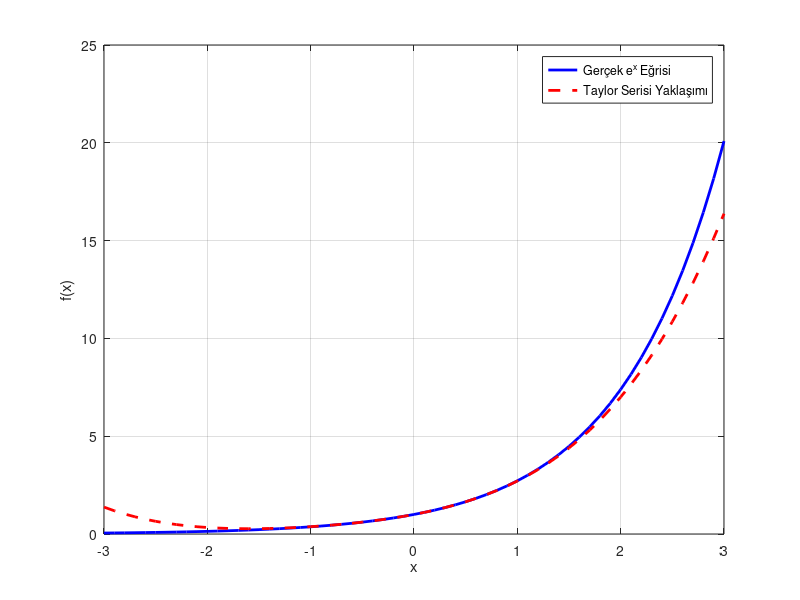

Recreate this plot in MATLAB.
%% eˣ Fonksiyonunun Yaklaşık Hesabı

clc; clear; close all;  % Çalışma alanını temizlenmesi.

% 1. Kullanıcıdan x değeri ve kullanılacak terim sayısının (n) alın.

x = input('x değerini giriniz: ');  
n = input('Kullanılacak terim sayisini (n) giriniz: ');   

% 2. For döngüsü kullanarak eˣ fonksiyonunu Taylor serisi ile hesaplayın.

toplam = 0 ;  % Taylor serisi toplamı için başlangıç değeri atanması. 

for i = 0 : n-1 
    terim = (x^i) / factorial(i);  % Taylor serisinin her teriminin hesaplanması.
    toplam = toplam + terim;  % Hesaplanan terimlerin toplama eklenmesi.
end

% 3. Sonucu MATLAB'ın yerleşik exp(x) fonksiyonu ile karşılaştırın.

gercek_deger = exp(x);  

disp(['Taylor Serisi sonucu: ', num2str(toplam)]);  
disp(['Gerçek exp(x) değeri: ', num2str(gercek_deger)]);  

% 4. Grafik Çizimi

x_noktalari = -3:0.1:3;  

y_gercek = exp(x_noktalari);  %  e^x fonksiyonunun bu aralıktaki değerlerinin hesaplanması.

taylor_grafik = zeros(size(x_noktalari));  

% Her bir x noktası için Taylor serisini hesaplanması.
for k = 1:length(x_noktalari)
    
    anlik_toplam = 0; 

    for m = 0 : n-1
        anlik_toplam = anlik_toplam + (x_noktalari(k)^m) / factorial(m);
    end
 
    taylor_grafik(k) = anlik_toplam;
end

figure(1);  % 1 no lu grafik penceresi açılması

plot(x_noktalari, y_gercek, 'b-', 'LineWidth', 2);  % Gerçek e^x eğrisinin çizdirilmesi.

hold on; 

plot(x_noktalari, taylor_grafik, 'r--', 'LineWidth', 2);  % Taylor serisi ile bulunan yaklaşık eğrinin çizdirilmesi.

xlabel('x');  % x ekseni etiketi
ylabel('f(x)');  % y ekseni etiketi

legend('Gerçek e^x Eğrisi', 'Taylor Serisi Yaklaşımı');  

grid on;  % Grafiğe arka plan eklenmesi
